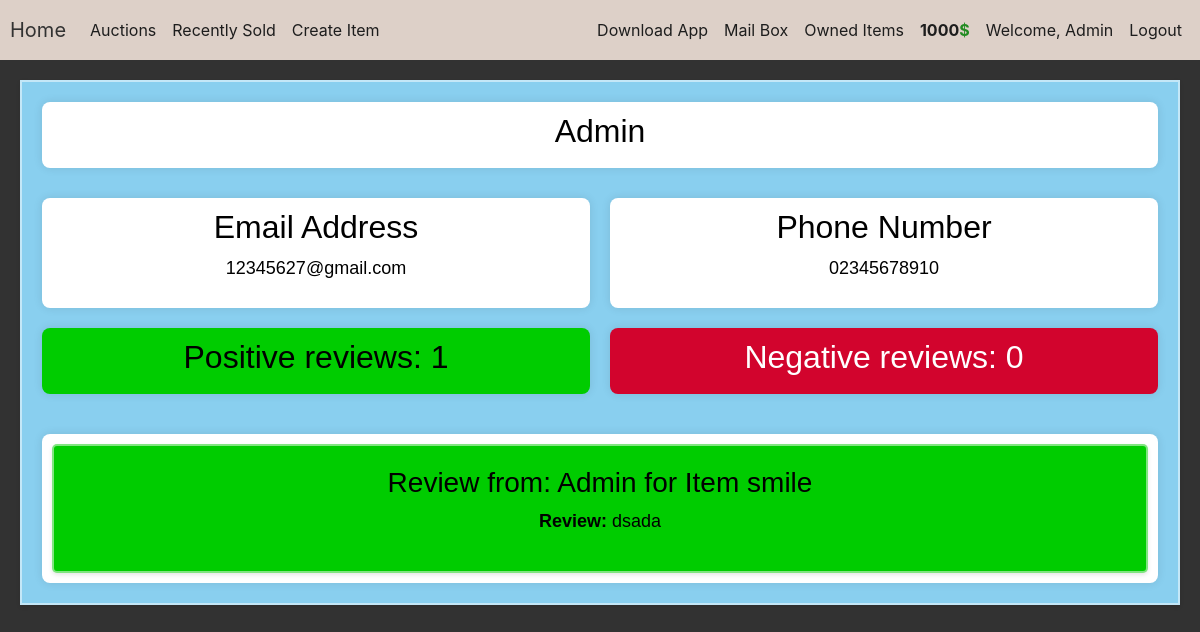
Page /user (signed in) on the committed database.
### auction/models.py (models this page shows, shortened)
class User(db.Model,UserMixin):
    id = db.Column(db.Integer(),primary_key=True)
    username = db.Column(db.String(length=50),unique=True,nullable=False)
    email_address = db.Column(db.String(length=255),nullable=False,unique=True)
    password_hash = db.Column(db.String(length=60),nullable=False)
    budget = db.Column(db.Integer(),nullable=False,default=1000)
    phone_number = db.Column(db.String(length=255),nullable=False)
    items = db.relationship('Item',backref='owned_user',lazy=True)
    sent_mails = db.relationship('Mail',foreign_keys="Mail.sender_id",backref='sender',lazy=True)
    received_mails = db.relationship('Mail', foreign_keys="Mail.receiver_id", backref='receiver', lazy=True)
    user_reviews = db.relationship('Review',backref='reviewed_user_rel',lazy=True)
    @property
    def password(self):
        return self.password
    def show_budget(self):
        return round(self.budget,2)

class Review(db.Model):
    id = db.Column(db.Integer(),primary_key=True)
    reviewed_user = db.Column(db.Integer(),db.ForeignKey('user.id'), nullable=False)
    reviewer_id = db.Column(db.Integer(), nullable=False)
    reviewer_name = db.Column(db.String(length=50),nullable=False)
    reviewed_item = db.Column(db.String(length=30),nullable=False)
    review_type = db.Column(db.String(length=50), nullable=False)
    review_message = db.Column(db.String(length=1024), nullable=False)

### auction/routes.py (the view)
@app.route('/user')
def user_profile():
        user_id = current_user.id
        user = User.query.filter_by(id=user_id).first()
        reviews = Review.query.filter_by(reviewed_user=user_id).order_by(desc(Review.id)).all()
        num_positive_reviews = sum(1 for review in reviews if review.review_type == "Positive")
        num_negative_reviews = sum(1 for review in reviews if review.review_type != "Positive")
        return render_template('user_profile.html', user=user , num_positive_reviews=num_positive_reviews, num_negative_reviews=num_negative_reviews,reviews=reviews)

### auction/models.py (called while the page is built)
@login_manager.user_loader
def load_user(user_id):
    return User.query.get(int(user_id))

### auction/templates/user_profile.html (shortened to what this page needs)
{% extends 'base.html' %}
{% block content %}
<div class="profile-container">
    <div class="info-item username">
        <h2>{{ user.username }}</h2>
    </div>
    <div class="info-item email">
        <h2>Email Address</h2>
        <p>{{ user.email_address }}</p>
    </div>
    <div class="info-item phone">
        <h2>Phone Number</h2>
        <p>0{{ user.phone_number[4:]}}</p>
    </div>
    <div class="info-item positive">
        <h2>Positive reviews: {{ num_positive_reviews }}</h2>
    </div>
    <div class="info-item negative">
        <h2>Negative reviews: {{ num_negative_reviews }}</h2>
    </div>
    <div class="info-item reviews">
        {% for review in reviews %}
         <div class="user_review {% if review.review_type == 'Positive' %}positive{% else %}negative{% endif %}">
            <h3>Review from: {{ review.reviewer_name }} for Item {{ review.reviewed_item[:-6] }}</h3>
            <p><strong>Review:</strong> {{ review.review_message }}</p>
        </div>
        {% endfor %}
    </div>
</div>
{% endblock %}

### auction/templates/base.html (shortened to what this page needs)
<!doctype html>
<html lang="en">
   <head>
      <link rel="stylesheet" href="https://cdn.jsdelivr.net/npm/bootstrap@4.5.3/dist/css/bootstrap.min.css">
      <link rel="stylesheet" href="{{ url_for('static', filename='style.css') }}">
   </head>
   <body>
     <nav class="navbar navbar-expand-md navbar-dark bg-dark">
    <a class="navbar-brand" href="{{ url_for('home_page') }}">Home</a>
    <div class="collapse navbar-collapse" id="navbarNav">
        <ul class="navbar-nav mr-auto">
            <li class="nav-item active">
                <a class="nav-link nav-link-button" href="{{ url_for('auction_page') }}">Auctions <span class="sr-only">(current)</span></a>
            </li>
            {% if current_user.is_authenticated %}
            <li class="nav-item">
                <a class="nav-link nav-link-button" href="{{ url_for('recently_sold_items') }}">Recently Sold</a>
            </li>
            <li class="nav-item">
                <a class="nav-link nav-link-button" href="{{ url_for('create_page') }}">Create Item</a>
            </li>
            {% endif %}
        </ul>
        {% if current_user.is_authenticated %}
        <ul class="navbar-nav">
            <li class="nav-item">
                <a class="nav-link nav-link-button" href="{{ url_for('download_mobile_app') }}">Download App</a>
            </li>
            <li class="nav-item">
                <a class="nav-link nav-link-button" href="{{ url_for('mail_box') }}">Mail Box</a>
            </li>
            <li class="nav-item">
                <a class="nav-link nav-link-button" href="{{ url_for('owned_items_page') }}">Owned Items</a>
            </li>
            <li class="nav-item">
                <a class="nav-link money">{{ current_user.show_budget() }}<span class="dollar-sign">$</span></a>
            </li>
            <li class="nav-item">
                <a class="nav-link nav-link-button" href="{{ url_for('user_profile') }}">
                    Welcome, {{ current_user.username }}
                </a>
            </li>
            <li class="nav-item">
                <a class="nav-link nav-link-button" href="{{ url_for('logout_page') }}">Logout</a>
            </li>
        </ul>
        {% endif %}
    </div>
</nav>
      {% block content %}
      {% endblock %}
   </body>
</html>

### auction/static/style.css (style rules this page uses)
* { box-sizing: border-box; margin: 0; padding: 0; }
.navbar { z-index: 1030; }
.dollar-sign { color: forestgreen; }
.money { font-weight: bold; }
.nav-link { color: #1D1D1D !important; }
.navbar { height: 60px; padding: 10px 10px; }
.navbar-brand { color: #323232 !important; }
.profile-container { display: grid; grid-template-columns: 1fr 1fr; gap: 20px; text-align: center; background: #89cfef; border-radius: 0px; border: 2px solid rgba(255,255,255,.5); box-shadow: 0 2px 4px rgba(0, 0, 0, 0.1); font-family: Arial, sans-serif; padding: 20px; margin: 20px; }
.info-item { background-color: #ffffff; padding: 10px; border-radius: 8px; box-shadow: 0 0 10px rgba(0, 0, 0, 0.1); }
.username { grid-column: span 2; font-size: 40px; font-weight: bold; margin-bottom: 10px; color:black; }
.email, .phone { font-size: 18px; color: black; }
.positive { font-size: 18px; color: black; background: #00cc00; }
.negative { font-size: 18px; color: white; background: #D2042D; }
.reviews { grid-column: span 2; margin-top: 20px; color:black; }
.user_review { background: #89cfef; padding: 20px; border-radius: 5px; border: 2px solid rgba(255,255,255,.5); box-shadow: 0 2px 4px rgba(0, 0, 0, 0.1); font-family: Arial, sans-serif; }
.user_review.positive { background-color: #00cc00; }

### auction/templates/base.html (style rules this page uses)
body { background-color: #323232; color: white }
.bg-dark { background-color: #DDD0C8 !important; }

### rows in the picture
User: show_budget "1000", username "Admin", email_address "12345627@gmail.com", phone_number "2345678910"
Review: reviewer_name "Admin", reviewed_item "smile", review_message "dsada"

### other values in the picture
{{ num_positive_reviews }} "1"
{{ num_negative_reviews }} "0"
